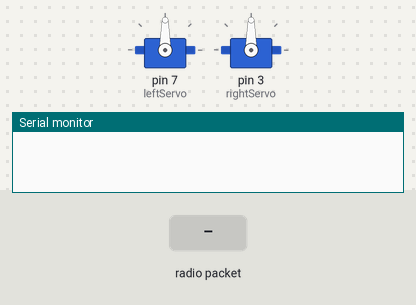
The sketch below on a simulated Arduino Uno, built with avr-gcc and run on an emulated ATmega328P. Shown: 2 × servo, the last lines printed to the serial monitor. The inputs (shaded band) are chosen by the test bench. No radio packets arrive unless stated.

Above: at 1.2 s.
1.3 s: radio packet "1" arrives
At 2.3 s:
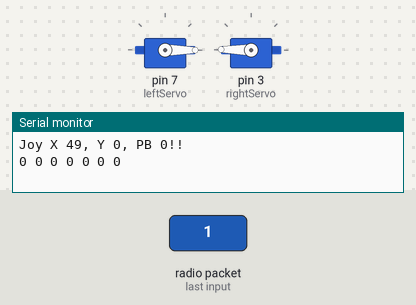
Timing chart, 0 to 4.3 s (numbered marks = the images above; inputs shaded):
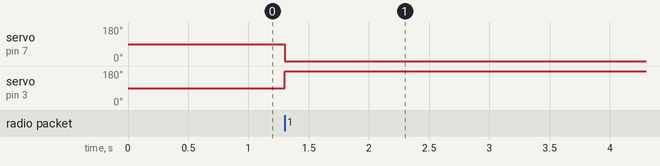

Measured:
- after the input at 1.3 s, servo on pin 7 (leftServo): 90° → 0° at once; servo on pin 3 (rightServo): 90° → 179° at once

The sketch:

sketch.ino
```cpp
// (licence header left out)
#include <SPI.h>
#include <nRF24L01.h>
#include <RF24.h>
#include <Servo.h>
Servo leftServo;
Servo rightServo;

// !!! Set this to the channel on your controller!
static constexpr uint8_t NRF_CHANNEL = 13;

static constexpr uint8_t PIN_NRF_CE = 9;
static constexpr uint8_t PIN_NRF_NCS = 10;

RF24 radio(PIN_NRF_CE, PIN_NRF_NCS); // CE, CSN
uint8_t const NRF_ADDRESS[6] = "00001";

// Setup for Left and Right Wheels
const int leftWheel = 7;
const int rightWheel = 3;

int leftState = 0;
int rightState = 0;
int mapped_joyyLeft = 0;
int mapped_joyyRight = 0;
int mapped_joyxLeft = 0;
int mapped_joyxRight = 0;

// Compact structure to convey the current input state
typedef struct {
  uint16_t joy_x; //!< Joystick X-axis range 0 (left) - 4095 (right)
  uint16_t joy_y; //!< Joystick Y-axis range 0 (down) - 4095 (up)
  uint8_t up: 1;
  uint8_t down: 1;
  uint8_t left: 1;
  uint8_t right: 1;
  uint8_t a: 1;
  uint8_t b: 1;
  uint8_t c: 1;
  uint8_t joy_push: 1;
} __attribute__((packed)) button_status_t;

// Force a check to make sure it got packed to the right size
static_assert(sizeof(button_status_t) == 5, "button_status_t should be 5B");

/**
 * @brief Compare two inputs of type button_status_t
 *
 * @param a
 * @param b
 * @return true If equal (with analog inputs within some threshold)
 * @return false If not equal
 */
bool status_equal(button_status_t const &a, button_status_t const &b) {
  if(a.up != b.up || a.down != b.down || a.left != b.left || a.right != b.right ||
     a.a != b.a || a.b != b.b || a.c != b.c || a.joy_push != b.joy_push){
    return false;
  }
  int32_t const THRESHOLD = 15;
  if(abs((int32_t)a.joy_x - (int32_t)b.joy_x) > THRESHOLD){
    return false;
  }

  if(abs((int32_t)a.joy_y - (int32_t)b.joy_y) > THRESHOLD){
    return false;
  }
  return true;
}

void setup() {
  Serial.begin(9600);
  if (!radio.begin()) {
    Serial.println(F("radio hardware is not responding!!"));
    while (1) {}  // hold in infinite loop
  }
  radio.openReadingPipe(0, NRF_ADDRESS);
  radio.setChannel(NRF_CHANNEL);
  // Since we never transmit this doesn't really matter. Adjust as needed if you do transmit!
  radio.setPALevel(RF24_PA_MIN);
  radio.startListening();

  // Left and Right Wheels
  leftServo.attach(7);
  rightServo.attach(3);

}

void loop() {
  button_status_t button_status = {0};

  // Periodically poll for data. If anything is available, run this block:
  if (radio.available()) {
    // Receive whatever data there is
    radio.read(&button_status, sizeof(button_status_t));

    {
      // Print things out!
      // !!! Remove this once you know you receive data from the controller
      char buffer[128] = {0}; // This is just a temporary place to format a string
      snprintf(buffer, sizeof(buffer), "Joy X %u, Y %u, PB %lu!!", button_status.joy_x, button_status.joy_y, (uint32_t)button_status.joy_push);
      Serial.println(buffer);

      snprintf(buffer, sizeof(buffer), "%u %u %u %u %u %u %u",
              button_status.up, button_status.down, button_status.left, button_status.right,
              button_status.a, button_status.b, button_status.c);
      Serial.println(buffer);
    }

    // Now here do things with your input in button_status

    //Left Wheel
    mapped_joyyLeft = map(button_status.joy_y, 0, 4095, 0, 90);
    mapped_joyxLeft = map(button_status.joy_y, 0, 4095, 0, 90);
    leftState = mapped_joyyLeft + mapped_joyxLeft;
    leftServo.write(leftState);

    //Right Wheel
    mapped_joyyRight = map(button_status.joy_y, 0, 4095, 90, 0);
    mapped_joyxRight = map(button_status.joy_x, 0, 4095, 90, 0);
    rightState = mapped_joyyRight + mapped_joyxRight;
    rightServo.write(rightState);


  }
}
```
